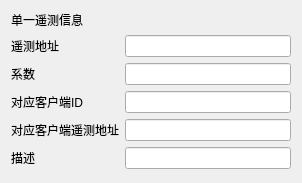
<?xml version="1.0" encoding="UTF-8"?>
<ui version="4.0">
 <class>Server_Telemetry_Info_Form</class>
 <widget class="QDialog" name="Server_Telemetry_Info_Form">
  <property name="geometry">
   <rect>
    <x>0</x>
    <y>0</y>
    <width>302</width>
    <height>183</height>
   </rect>
  </property>
  <property name="maximumSize">
   <size>
    <width>16777215</width>
    <height>183</height>
   </size>
  </property>
  <property name="windowTitle">
   <string>Dialog</string>
  </property>
  <layout class="QGridLayout" name="gridLayout_2">
   <item row="0" column="0">
    <widget class="QLabel" name="label">
     <property name="maximumSize">
      <size>
       <width>16777215</width>
       <height>16</height>
      </size>
     </property>
     <property name="text">
      <string>单一遥测信息</string>
     </property>
    </widget>
   </item>
   <item row="1" column="0">
    <layout class="QGridLayout" name="gridLayout">
     <item row="0" column="0">
      <layout class="QVBoxLayout" name="verticalLayout_2">
       <item>
        <widget class="QLabel" name="lab_addr">
         <property name="text">
          <string>遥测地址</string>
         </property>
        </widget>
       </item>
       <item>
        <widget class="QLabel" name="lab_coeff">
         <property name="text">
          <string>系数</string>
         </property>
        </widget>
       </item>
       <item>
        <widget class="QLabel" name="lab_clientID">
         <property name="text">
          <string>对应客户端ID</string>
         </property>
        </widget>
       </item>
       <item>
        <widget class="QLabel" name="lab_clientTA">
         <property name="text">
          <string>对应客户端遥测地址</string>
         </property>
        </widget>
       </item>
       <item>
        <widget class="QLabel" name="lab_describe">
         <property name="text">
          <string>描述</string>
         </property>
        </widget>
       </item>
      </layout>
     </item>
     <item row="0" column="1">
      <layout class="QVBoxLayout" name="verticalLayout">
       <item>
        <widget class="QLineEdit" name="lineEdit_addr"/>
       </item>
       <item>
        <widget class="QLineEdit" name="lineEdit_coeff"/>
       </item>
       <item>
        <widget class="QLineEdit" name="lineEdit_clientID"/>
       </item>
       <item>
        <widget class="QLineEdit" name="lineEdit_clientTA"/>
       </item>
       <item>
        <widget class="QLineEdit" name="lineEdit_describe"/>
       </item>
      </layout>
     </item>
    </layout>
   </item>
  </layout>
 </widget>
 <resources/>
 <connections/>
</ui>
